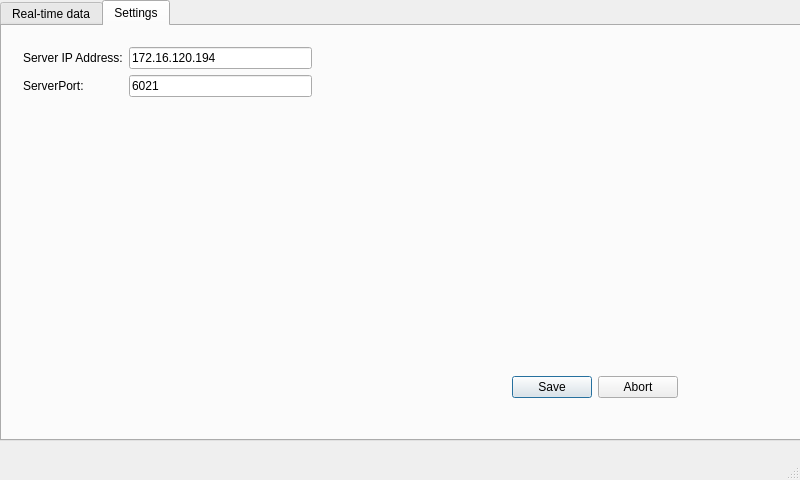
<?xml version="1.0" encoding="UTF-8"?>
<ui version="4.0">
 <class>MainWindow</class>
 <widget class="QMainWindow" name="MainWindow">
  <property name="geometry">
   <rect>
    <x>0</x>
    <y>0</y>
    <width>800</width>
    <height>480</height>
   </rect>
  </property>
  <property name="windowTitle">
   <string>Environmental Monitoring Terminal</string>
  </property>
  <property name="locale">
   <locale language="English" country="UnitedStates"/>
  </property>
  <widget class="QWidget" name="centralWidget">
   <widget class="QTabWidget" name="tabWidget">
    <property name="geometry">
     <rect>
      <x>0</x>
      <y>0</y>
      <width>801</width>
      <height>441</height>
     </rect>
    </property>
    <property name="currentIndex">
     <number>1</number>
    </property>
    <widget class="QWidget" name="tab_2">
     <attribute name="title">
      <string>Real-time data</string>
     </attribute>
     <widget class="QPushButton" name="BtnSendMessageTest">
      <property name="geometry">
       <rect>
        <x>530</x>
        <y>211</y>
        <width>151</width>
        <height>181</height>
       </rect>
      </property>
      <property name="text">
       <string>SendMessage</string>
      </property>
     </widget>
     <widget class="QPushButton" name="BtnConnectServerTest">
      <property name="geometry">
       <rect>
        <x>270</x>
        <y>220</y>
        <width>201</width>
        <height>191</height>
       </rect>
      </property>
      <property name="text">
       <string>ConnectServer</string>
      </property>
     </widget>
     <widget class="QPushButton" name="BtnGenerateString">
      <property name="geometry">
       <rect>
        <x>80</x>
        <y>90</y>
        <width>161</width>
        <height>191</height>
       </rect>
      </property>
      <property name="text">
       <string>GenerateString</string>
      </property>
     </widget>
    </widget>
    <widget class="QWidget" name="TabSettings">
     <attribute name="title">
      <string>Settings</string>
     </attribute>
     <widget class="QWidget" name="formLayoutWidget">
      <property name="geometry">
       <rect>
        <x>10</x>
        <y>10</y>
        <width>311</width>
        <height>141</height>
       </rect>
      </property>
      <layout class="QFormLayout" name="formLayout">
       <item row="0" column="1">
        <widget class="QLineEdit" name="lineEditServerIPAddr">
         <property name="text">
          <string>172.16.120.194</string>
         </property>
        </widget>
       </item>
       <item row="1" column="1">
        <widget class="QLineEdit" name="lineEditServerPort">
         <property name="text">
          <string>6021</string>
         </property>
        </widget>
       </item>
       <item row="0" column="0">
        <widget class="QLabel" name="label">
         <property name="text">
          <string>Server IP Address:</string>
         </property>
        </widget>
       </item>
       <item row="1" column="0">
        <widget class="QLabel" name="label_2">
         <property name="text">
          <string>ServerPort:</string>
         </property>
        </widget>
       </item>
      </layout>
     </widget>
     <widget class="QDialogButtonBox" name="buttonBoxChangeSettings">
      <property name="geometry">
       <rect>
        <x>510</x>
        <y>350</y>
        <width>166</width>
        <height>22</height>
       </rect>
      </property>
      <property name="standardButtons">
       <set>QDialogButtonBox::Abort|QDialogButtonBox::Save</set>
      </property>
     </widget>
    </widget>
   </widget>
  </widget>
  <widget class="QStatusBar" name="statusBar"/>
 </widget>
 <layoutdefault spacing="6" margin="11"/>
 <resources/>
 <connections/>
</ui>
